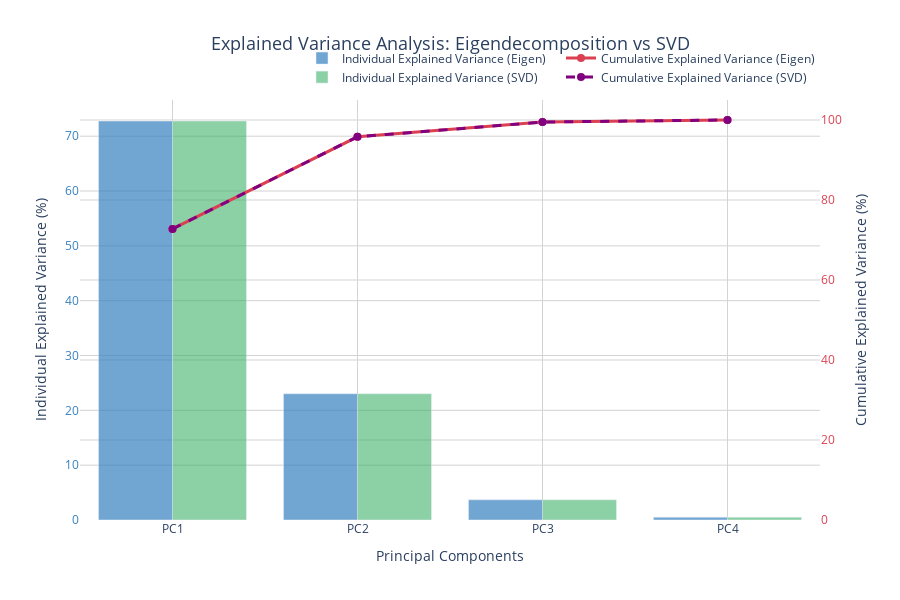

Write notebook code for a chart like this one.
### Code cell
# Create Plotly visualization for explained variance
fig_variance = go.Figure()

# Component labels
component_labels = [f'PC{i+1}' for i in range(4)]

# Add bar chart for individual explained variance (Eigendecomposition)
fig_variance.add_trace(go.Bar(
    x=component_labels,
    y=var_exp,
    name='Individual Explained Variance (Eigen)',
    marker_color='rgba(55, 128, 191, 0.7)',
    yaxis='y1'
))

# Add line chart for cumulative explained variance (Eigendecomposition)
fig_variance.add_trace(go.Scatter(
    x=component_labels,
    y=cum_var_exp,
    mode='lines+markers',
    name='Cumulative Explained Variance (Eigen)',
    line=dict(color='rgba(219, 64, 82, 1.0)', width=3),
    marker=dict(size=8),
    yaxis='y2'
))

# Add bar chart for individual explained variance (SVD)
fig_variance.add_trace(go.Bar(
    x=component_labels,
    y=var_exp_svd,
    name='Individual Explained Variance (SVD)',
    marker_color='rgba(50, 171, 96, 0.7)',
    yaxis='y1',
    opacity=0.8
))

# Add line chart for cumulative explained variance (SVD)
fig_variance.add_trace(go.Scatter(
    x=component_labels,
    y=cum_var_exp_svd,
    mode='lines+markers',
    name='Cumulative Explained Variance (SVD)',
    line=dict(color='rgba(128, 0, 128, 1.0)', width=3, dash='dash'),
    marker=dict(size=8),
    yaxis='y2'
))

# Update layout with dual y-axes
fig_variance.update_layout(
    title={
        'text': 'Explained Variance Analysis: Eigendecomposition vs SVD',
        'x': 0.5,
        'xanchor': 'center',
        'font': {'size': 18}
    },
    xaxis=dict(
        title='Principal Components',
        # titlefont=dict(size=14),
        tickfont=dict(size=12)
    ),
    yaxis=dict(
        title='Individual Explained Variance (%)',
        # titlefont=dict(size=14, color='rgb(55, 128, 191)'),
        tickfont=dict(size=12, color='rgb(55, 128, 191)'),
        side='left'
    ),
    yaxis2=dict(
        title='Cumulative Explained Variance (%)',
        # titlefont=dict(size=14, color='rgb(219, 64, 82)'),
        tickfont=dict(size=12, color='rgb(219, 64, 82)'),
        side='right',
        overlaying='y',
        range=[0, 105]
    ),
    legend=dict(
        orientation="h",
        yanchor="bottom",
        y=1.02,
        xanchor="right",
        x=1,
        bgcolor="rgba(255,255,255,0.8)"
    ),
    plot_bgcolor='white',
    width=900,
    height=600,
    showlegend=True
)

# Add grid lines
fig_variance.update_xaxes(showgrid=True, gridcolor='lightgray')
fig_variance.update_yaxes(showgrid=True, gridcolor='lightgray')

fig_variance.show()

### Figure 1 — Plotly figure (JSON) as saved in the notebook; plotly's stock layout.template omitted (floating-point values rounded to 4 significant figures)
{"data": [{"marker": {"color": "rgba(55, 128, 191, 0.7)"}, "name": "Individual Explained Variance (Eigen)", "type": "bar", "x": ["PC1", "PC2", "PC3", "PC4"], "y": [72.77, 23.03, 3.684, 0.5152], "yaxis": "y"}, {"line": {"color": "rgba(219, 64, 82, 1.0)", "width": 3}, "marker": {"size": 8}, "mode": "lines+markers", "name": "Cumulative Explained Variance (Eigen)", "type": "scatter", "x": ["PC1", "PC2", "PC3", "PC4"], "y": [72.77, 95.8, 99.48, 100.0], "yaxis": "y2"}, {"marker": {"color": "rgba(50, 171, 96, 0.7)"}, "name": "Individual Explained Variance (SVD)", "opacity": 0.8, "type": "bar", "x": ["PC1", "PC2", "PC3", "PC4"], "y": [72.77, 23.03, 3.684, 0.5152], "yaxis": "y"}, {"line": {"color": "rgba(128, 0, 128, 1.0)", "dash": "dash", "width": 3}, "marker": {"size": 8}, "mode": "lines+markers", "name": "Cumulative Explained Variance (SVD)", "type": "scatter", "x": ["PC1", "PC2", "PC3", "PC4"], "y": [72.77, 95.8, 99.48, 100.0], "yaxis": "y2"}], "layout": {"height": 600, "legend": {"bgcolor": "rgba(255,255,255,0.8)", "orientation": "h", "x": 1, "xanchor": "right", "y": 1.02, "yanchor": "bottom"}, "plot_bgcolor": "white", "showlegend": true, "title": {"font": {"size": 18}, "text": "Explained Variance Analysis: Eigendecomposition vs SVD", "x": 0.5, "xanchor": "center"}, "width": 900, "xaxis": {"gridcolor": "lightgray", "showgrid": true, "tickfont": {"size": 12}, "title": {"text": "Principal Components"}}, "yaxis": {"gridcolor": "lightgray", "showgrid": true, "side": "left", "tickfont": {"color": "rgb(55, 128, 191)", "size": 12}, "title": {"text": "Individual Explained Variance (%)"}}, "yaxis2": {"gridcolor": "lightgray", "overlaying": "y", "range": [0, 105], "showgrid": true, "side": "right", "tickfont": {"color": "rgb(219, 64, 82)", "size": 12}, "title": {"text": "Cumulative Explained Variance (%)"}}}}
